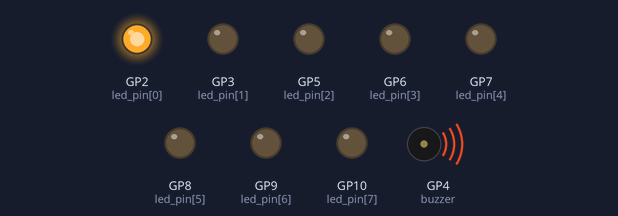
A program run on a simulated Raspberry Pi Pico running MicroPython. Shown: output pins drawn as LEDs (lit = HIGH), buzzer (waves = sounding).

Above: at 0.2 s.
At 1.2 s:
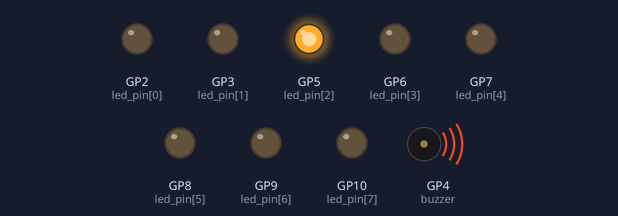
At 1.7 s:
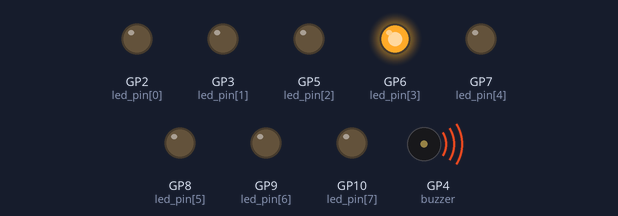
At 2.2 s:
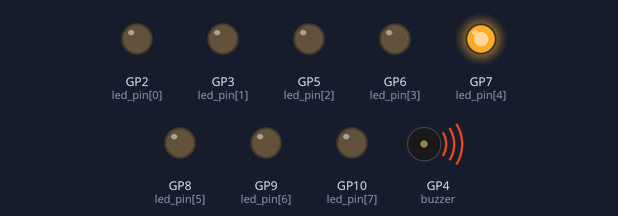
At 3.2 s:
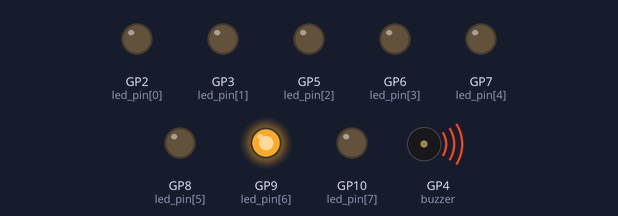
At 4.7 s:
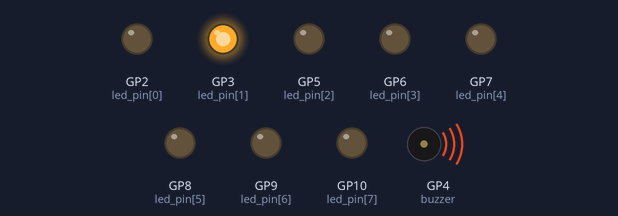
Timing chart, 0 to 5.2 s (numbered marks = the images above):
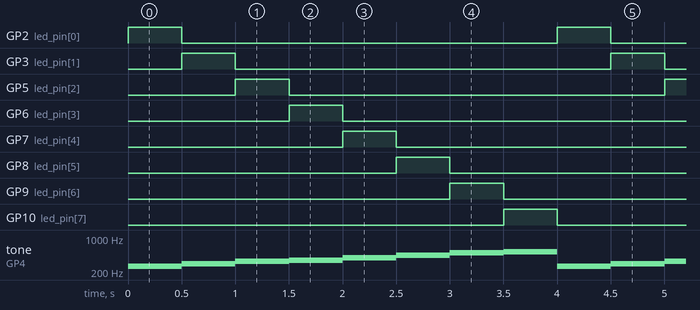

Measured:
- by itself, tone on GP4 (buzzer): repeats every 4.0 s: 293 Hz 0.50 s, 329 Hz 0.50 s, 349 Hz 0.50 s, 392 Hz 0.50 s, 440 Hz 0.50 s, 493 Hz 0.50 s, 523 Hz 0.50 s, 262 Hz 0.50 s
- by itself, GP2 (led_pin[0]), GP3 (led_pin[1]), GP5 (led_pin[2]), GP6 (led_pin[3]), GP7 (led_pin[4]), GP8 (led_pin[5]), GP9 (led_pin[6]), GP10 (led_pin[7]): alternates HIGH for 0.50 s and LOW for 3.5 s

The program:

main.py
```python
from machine import Pin, PWM
import utime

# LEDの接続情報
led_pin = [2,3,5,6,7,8,9,10]
led = []
for i in range(8):
    led.append(Pin(led_pin[i], Pin.OUT))

# ブザーの接続と音程
buzzer = PWM(Pin(4))
freqs = [262,293,329,349,392,440,493,523]


while True:
    for tone in range(8):
        led[tone].value(1)			# LEDオン
        buzzer.freq(freqs[tone])	# ブザーの音程
        buzzer.duty_u16(12000)		# ブザーを有効化
        utime.sleep(0.5)
        buzzer.duty_u16(0)			# ブザーを無効化
        led[tone].value(0)			# LED オフ
```
